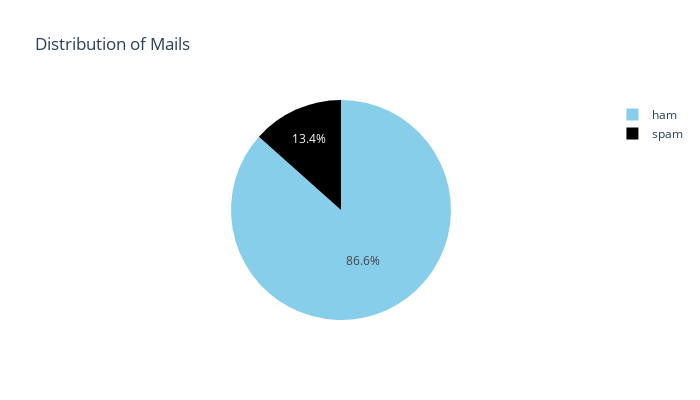

Notebook code cell kept with this figure:
### Markdown cell above
# Data visualization

### Code cell
fig1 = px.pie(values=data['Category'].value_counts(), names=["ham","spam"] , width=700, height=400, 
      color_discrete_sequence=["skyblue","black"], title="Distribution of Mails")

fig1.show()

### Figure 1 — Plotly figure (JSON) as saved in the notebook; plotly's stock layout.template omitted (floating-point values rounded to 4 significant figures)
{"data": [{"domain": {"x": [0, 1], "y": [0, 1]}, "hovertemplate": "label=%{label}<br>value=%{value}<extra></extra>", "labels": ["ham", "spam"], "legendgroup": "", "name": "", "showlegend": true, "type": "pie", "values": [4825, 747]}], "layout": {"height": 400, "legend": {"tracegroupgap": 0}, "piecolorway": ["skyblue", "black"], "title": {"text": "Distribution of Mails"}, "width": 700}}
